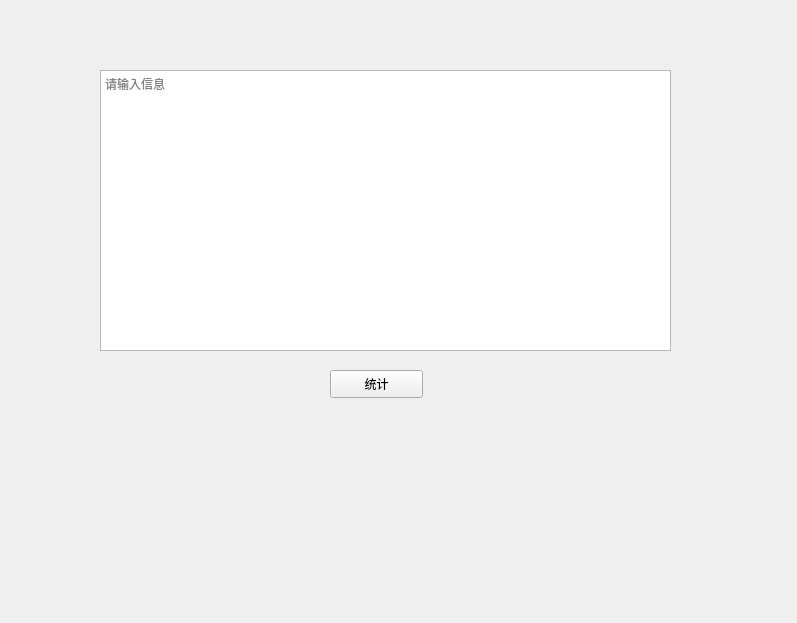
<?xml version="1.0" encoding="UTF-8"?>
<ui version="4.0">
 <class>Form</class>
 <widget class="QWidget" name="Form">
  <property name="geometry">
   <rect>
    <x>0</x>
    <y>0</y>
    <width>797</width>
    <height>623</height>
   </rect>
  </property>
  <property name="windowTitle">
   <string>统计薪资</string>
  </property>
  <widget class="QPlainTextEdit" name="textedit">
   <property name="geometry">
    <rect>
     <x>100</x>
     <y>70</y>
     <width>571</width>
     <height>281</height>
    </rect>
   </property>
   <property name="placeholderText">
    <string>请输入信息</string>
   </property>
  </widget>
  <widget class="QPushButton" name="button">
   <property name="geometry">
    <rect>
     <x>330</x>
     <y>370</y>
     <width>93</width>
     <height>28</height>
    </rect>
   </property>
   <property name="text">
    <string>统计</string>
   </property>
  </widget>
 </widget>
 <resources/>
 <connections/>
</ui>
